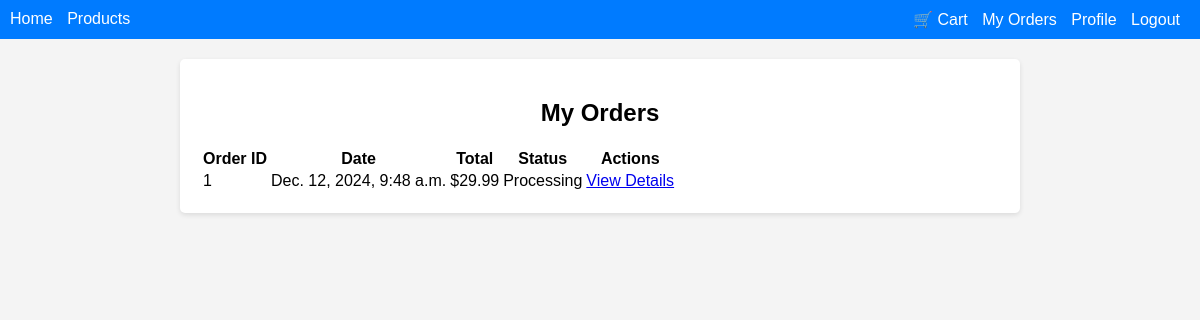
Page /accounts/orders/ (signed in) on the committed database.
### orders/models.py (models this page shows, shortened)
class Order(models.Model):
    STATUS_CHOICES = [
        ('PENDING', 'Pending'),
        ('PROCESSING', 'Processing'),
        ('SHIPPED', 'Shipped'),
        ('DELIVERED', 'Delivered'),
        ('CANCELLED', 'Cancelled')
    ]
    user = models.ForeignKey(settings.AUTH_USER_MODEL, on_delete=models.CASCADE)
    created_at = models.DateTimeField(auto_now_add=True)
    updated_at = models.DateTimeField(auto_now=True)
    status = models.CharField(max_length=20, choices=STATUS_CHOICES, default='PENDING')
    shipping_address = models.TextField()
    total_price = models.DecimalField(max_digits=10, decimal_places=2)

### orders/views.py (the view)
# urls.py: path('orders/', order_views.order_list, name='order_list'),
@login_required
def order_list(request):
    orders = Order.objects.filter(user=request.user).order_by('-created_at')
    return render(request, 'orders/order_list.html', {'orders': orders})

### orders/templates/orders/order_list.html
{% extends 'base.html' %}
{% load static %}
{% block extra_css %}
    <link rel="stylesheet" href="{% static 'orders/order_list.css' %}">
{% endblock %}
{% block content %}
<div class="order-list-container">
    <h2>My Orders</h2>
    {% if orders %}
        <table>
            <thead>
                <tr>
                    <th>Order ID</th>
                    <th>Date</th>
                    <th>Total</th>
                    <th>Status</th>
                    <th>Actions</th>
                </tr>
            </thead>
            <tbody>
                {% for order in orders %}
                    <tr>
                        <td>{{ order.id }}</td>
                        <td>{{ order.created_at }}</td>
                        <td>${{ order.total_price }}</td>
                        <td>{{ order.get_status_display }}</td>
                        <td>
                            <a href="{% url 'order_detail' order.id %}">View Details</a>
                        </td>
                    </tr>
                {% endfor %}
            </tbody>
        </table>
    {% else %}
        <p>You have no orders yet.</p>
    {% endif %}
</div>
{% endblock %}

### static/css/base.css (style rules this page uses)
body { font-family: Arial, sans-serif; margin: 0; padding: 0; background-color: #f4f4f4; }

### orders/static/orders/order_list.css (style rules this page uses)
.order-list-container { max-width: 800px; margin: 0 auto; padding: 20px; background-color: white; border-radius: 5px; box-shadow: 0 2px 5px rgba(0, 0, 0, 0.1); }
.order-list-container h2 { text-align: center; }

### rows in the picture
Order: id "1", created_at "Dec. 12, 2024, 9:48 a.m.", total_price "29.99", status "Processing"
